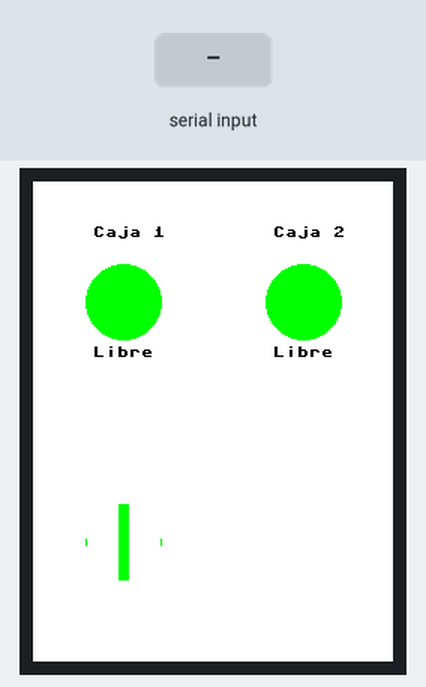
Simulated run of this program. Board: ESP32 board running MicroPython. Shown: 240×320 colour display. Inputs (shaded band) come from the test bench. Threads take turns every 2 ms; library files of the repository ran but are not shown: ili9341.py; what the program prints to the serial console is not drawn.

Above: at 0.8 s.
At 1.8 s:
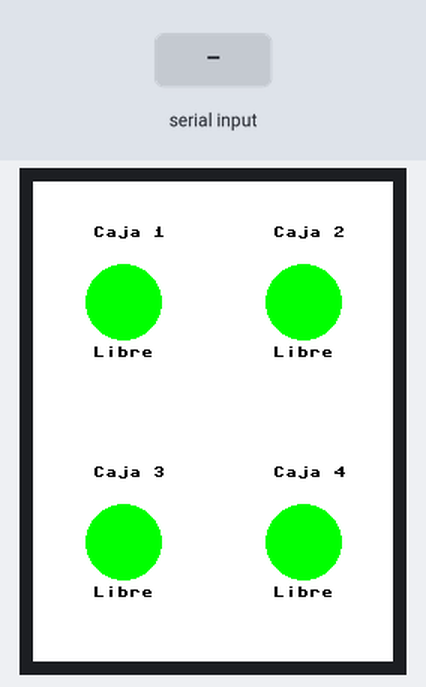
1.9 s: "CAJAS:" typed at the serial console, then Enter
3.4 s: "4" typed at the serial console, then Enter
Timing chart, 0 to 6.4 s (numbered marks = the images above; inputs shaded):
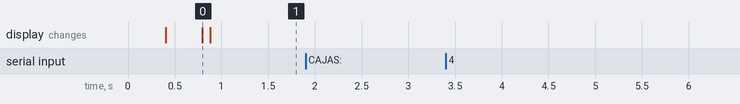

The program:

esp32codigo.py
```python
# ############################################################################
# **    Proyecto       : Practica 5.3 Aplicacion de la programacion concurrente
# **    Herramienta    : Visual Studio Code
# **    Fecha/Hora     : 19/06/2025
# **
# **   By             : Hector Jimenez
# **   contact        : hjimenezm2101@alumno.ipn.mx
#  #############################################################################

# ::::::::::::::::::::::::::::::::::::::::::::::::::::::::::::::::::::::::::::::::
# :                       Librerias / Bibliotecas / Modulos                      |
# ::::::::::::::::::::::::::::::::::::::::::::::::::::::::::::::::::::::::::::::::
import time
import select
import sys
import _thread
from machine import Pin, SPI
from ili9341 import Display, color565
# +-------------------------------------------------------------------------------
# |       DEFINICION Y DESARROLLO DE CLASES O FUNCIONES DE PROGRAMADOR            |
# +-------------------------------------------------------------------------------
class MonitorCajas:
    def __init__(self):
        # Colores
        self.rojo    = color565(255, 0, 0)
        self.verde   = color565(0, 255, 0)
        self.negro   = color565(0, 0, 0)
        self.blanco  = color565(255, 255, 255)

        # Posiciones fijas para 4 cuadrantes
        self.pos = [(60, 80), (180, 80), (60, 240), (180, 240)]

        # Estado inicial
        self.estado = [False, False, False, False]

        # Inicializa pantalla
        spi = SPI(1, baudrate=10000000, sck=Pin(18), mosi=Pin(23))
        self.tft = Display(spi, dc=Pin(4), cs=Pin(5), rst=Pin(17),
                           width=240, height=320, rotation=0)
        self.tft.clear(self.blanco)

    def actualizar_estado(self, nuevos):
        if len(nuevos) == 4:
            self.estado = nuevos

    def dibujar(self):
        for i in range(4):
            x, y = self.pos[i]
            color = self.rojo if self.estado[i] else self.verde
            texto_estado = "Atiende" if self.estado[i] else "Libre"
            texto_caja = f"Caja {i+1}"

            self.tft.fill_circle(x, y, 25, color)
            self.tft.draw_text8x8(x - 20, y + 30, texto_estado, self.negro, self.blanco)
            self.tft.draw_text8x8(x - 20, y - 50, texto_caja, self.negro, self.blanco)

    def dibujar_loop(self):
        while True:
            self.dibujar()
            time.sleep(0.2)

def leer_serial_loop(monitor):
    while True:
        if sys.stdin in select.select([sys.stdin], [], [], 0)[0]:
            try:
                linea = sys.stdin.readline().strip()
                if linea.startswith("CAJAS:"):
                    partes = linea[6:].split(",")
                    if len(partes) == 4:
                        estados = [bool(int(p)) for p in partes]
                        monitor.actualizar_estado(estados)
            except Exception as e:
                print(" Error al leer:", e)
        time.sleep(0.05)

# ===============================================================================
# ||                                                                            ||
# ||        P R O G R A M A / F U N C I O N    P R I N C I P A L                ||
# ||                                                                            ||
# ===============================================================================

monitor = MonitorCajas()

_thread.start_new_thread(monitor.dibujar_loop, ())
_thread.start_new_thread(leer_serial_loop, (monitor,))
```

Measured:
- after the input at 1.9 s, every drawn part: stays the same
- after the input at 3.4 s, every drawn part: stays the same
